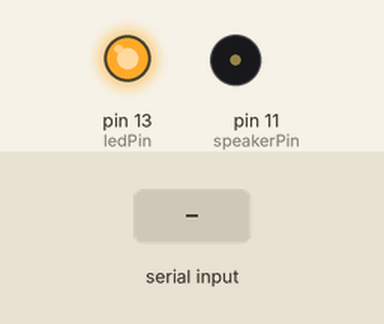
Bench run of a sketch on a simulated Arduino Uno, built with avr-gcc and run on an emulated ATmega328P. Parts: output pins drawn as LEDs (lit = HIGH), buzzer (waves = sounding). Inputs (shaded band) come from the test bench.

Above: at 1.2 s.
1.3 s: byte 30 received over Serial
At 1.6 s:
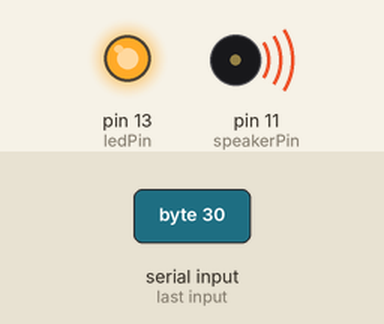
Timing chart, 0 to 4.3 s (numbered marks = the images above; inputs shaded):
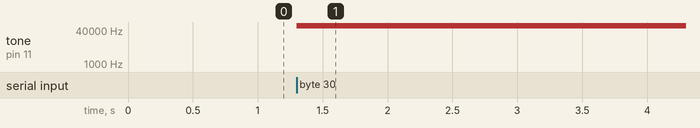

Measured:
- after the input at 1.3 s, tone on pin 11 (speakerPin): silent → 62500 Hz at once

The sketch:

newSound.ino
```cpp
/*
   speaker_pcm

   Plays 8-bit PCM audio on pin 11 using pulse-width modulation (PWM).
   For Arduino with Atmega168 at 16 MHz.

   Uses two timers. The first changes the sample value 8000 times a second.
   The second holds pin 11 high for 0-255 ticks out of a 256-tick cycle,
   depending on sample value. The second timer repeats 62500 times per second
   (16000000 / 256), much faster than the playback rate (8000 Hz), so
   it almost sounds halfway decent, just really quiet on a PC speaker.

   Takes over Timer 1 (16-bit) for the 8000 Hz timer. This breaks PWM
   (analogWrite()) for Arduino pins 9 and 10. Takes Timer 2 (8-bit)
   for the pulse width modulation, breaking PWM for pins 11 & 3.

   References:
       http://www.uchobby.com/index.php/2007/11/11/arduino-sound-part-1/
       http://www.atmel.com/dyn/resources/prod_documents/doc2542.pdf
       http://www.evilmadscientist.com/article.php/avrdac
       http://gonium.net/md/2006/12/27/i-will-think-before-i-code/
       http://fly.cc.fer.hr/GDM/articles/sndmus/speaker2.html
       http://www.gamedev.net/reference/articles/article442.asp

   Michael Smith <michael@hurts.ca>
*/

#include <stdint.h>
#include <avr/interrupt.h>
#include <avr/io.h>
#include <avr/pgmspace.h>

#define SAMPLE_RATE 8000

/*
   The audio data needs to be unsigned, 8-bit, 8000 Hz, and small enough
   to fit in flash. 10000-13000 samples is about the limit.

   sounddata.h should look like this:
       const int sounddata_length=10000;
       const unsigned char sounddata_data[] PROGMEM = { ..... };

   You can use wav2c from GBA CSS:
       http://thieumsweb.free.fr/english/gbacss.html
   Then add "PROGMEM" in the right place. I hacked it up to dump the samples
   as unsigned rather than signed, but it shouldn't matter.

   http://musicthing.blogspot.com/2005/05/tiny-music-makers-pt-4-mac-startup.html
   mplayer -ao pcm macstartup.mp3
   sox audiodump.wav -v 1.32 -c 1 -r 8000 -u -1 macstartup-8000.wav
   sox macstartup-8000.wav macstartup-cut.wav trim 0 10000s
   wav2c macstartup-cut.wav sounddata.h sounddata

   (starfox) nb. under sox 12.18 (distributed in CentOS 5), i needed to run
   the following command to convert my wav file to the appropriate format:
   sox audiodump.wav -c 1 -r 8000 -u -b macstartup-8000.wav
*/


int ledPin = 13;
int speakerPin = 11; // Can be either 3 or 11, two PWM outputs connected to Timer 2
volatile uint16_t sample;
byte lastSample;

byte theByte = 0;

void stopPlayback()
{
  // Disable playback per-sample interrupt.
  TIMSK1 &= ~_BV(OCIE1A);

  // Disable the per-sample timer completely.
  TCCR1B &= ~_BV(CS10);

  // Disable the PWM timer.
  TCCR2B &= ~_BV(CS10);

  digitalWrite(speakerPin, LOW);
}

// This is called at 8000 Hz to load the next sample.
ISR(TIMER1_COMPA_vect) {
  if (speakerPin == 11) {
    OCR2A = theByte;
  }
  ++sample;
}

void startPlayback() {
  pinMode(speakerPin, OUTPUT);

  // Set up Timer 2 to do pulse width modulation on the speaker
  // pin.

  // Use internal clock (datasheet p.160)
  ASSR &= ~(_BV(EXCLK) | _BV(AS2));

  // Set fast PWM mode  (p.157)
  TCCR2A |= _BV(WGM21) | _BV(WGM20);
  TCCR2B &= ~_BV(WGM22);

  if (speakerPin == 11) {
    // Do non-inverting PWM on pin OC2A (p.155)
    // On the Arduino this is pin 11.
    TCCR2A = (TCCR2A | _BV(COM2A1)) & ~_BV(COM2A0);
    TCCR2A &= ~(_BV(COM2B1) | _BV(COM2B0));
    // No prescaler (p.158)
    TCCR2B = (TCCR2B & ~(_BV(CS12) | _BV(CS11))) | _BV(CS10);

    // Set initial pulse width to the first sample.
    //    OCR2A = pgm_read_byte(&sounddata_data[0]);
  } else {
    // Do non-inverting PWM on pin OC2B (p.155)
    // On the Arduino this is pin 3.
    TCCR2A = (TCCR2A | _BV(COM2B1)) & ~_BV(COM2B0);
    TCCR2A &= ~(_BV(COM2A1) | _BV(COM2A0));
    // No prescaler (p.158)
    TCCR2B = (TCCR2B & ~(_BV(CS12) | _BV(CS11))) | _BV(CS10);

    // Set initial pulse width to the first sample.
    //    OCR2B = pgm_read_byte(&sounddata_data[0]);
  }


  // Set up Timer 1 to send a sample every interrupt.

  cli();

  // Set CTC mode (Clear Timer on Compare Match) (p.133)
  // Have to set OCR1A *after*, otherwise it gets reset to 0!
  TCCR1B = (TCCR1B & ~_BV(WGM13)) | _BV(WGM12);
  TCCR1A = TCCR1A & ~(_BV(WGM11) | _BV(WGM10));

  // No prescaler (p.134)
  TCCR1B = (TCCR1B & ~(_BV(CS12) | _BV(CS11))) | _BV(CS10);

  // Set the compare register (OCR1A).
  // OCR1A is a 16-bit register, so we have to do this with
  // interrupts disabled to be safe.
  OCR1A = F_CPU / SAMPLE_RATE;    // 16e6 / 8000 = 2000

  // Enable interrupt when TCNT1 == OCR1A (p.136)
  TIMSK1 |= _BV(OCIE1A);

  //    lastSample = pgm_read_byte(&sounddata_data[sounddata_length-1]);
  sample = 0;
  sei();
}


void setup()
{
  Serial.begin(115200);
  pinMode(ledPin, OUTPUT);
  digitalWrite(ledPin, HIGH);
  startPlayback();
}

void loop()
{
  while (Serial.available())
    theByte = Serial.read();
}
```
